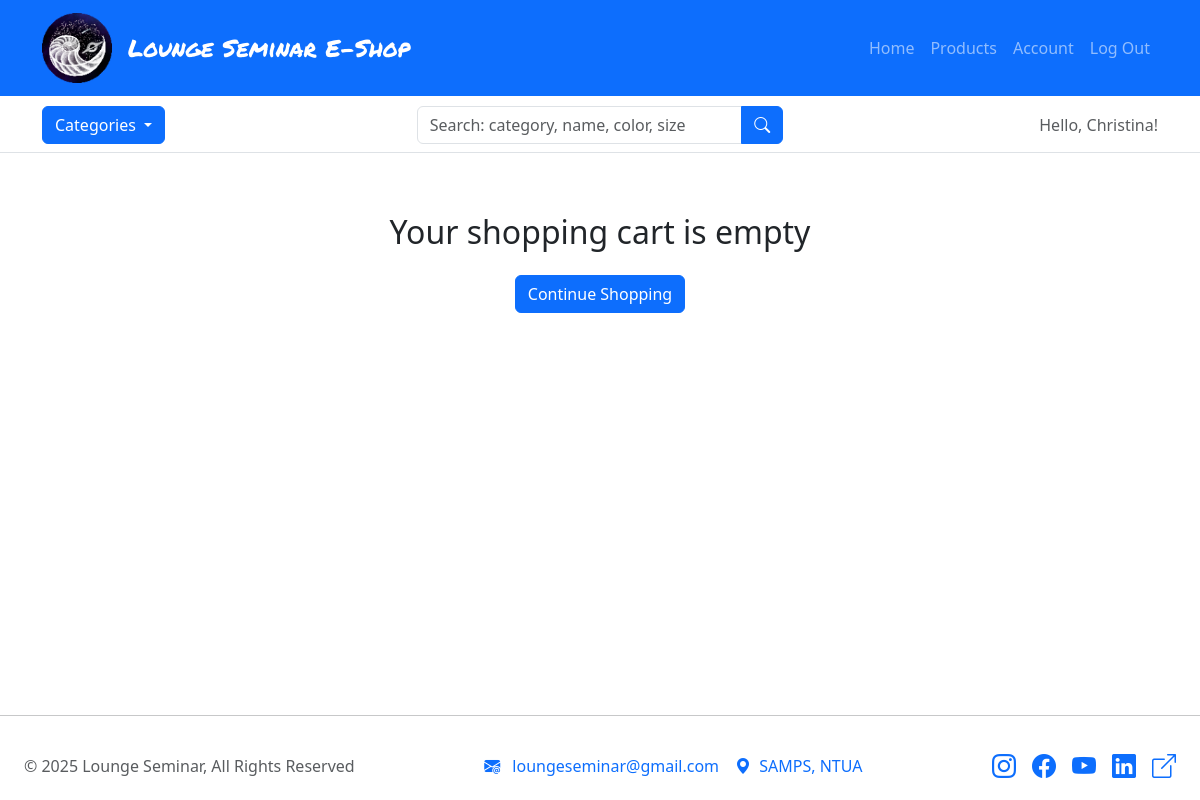
Page /cart/cart/ (signed in) on the earlier database version.
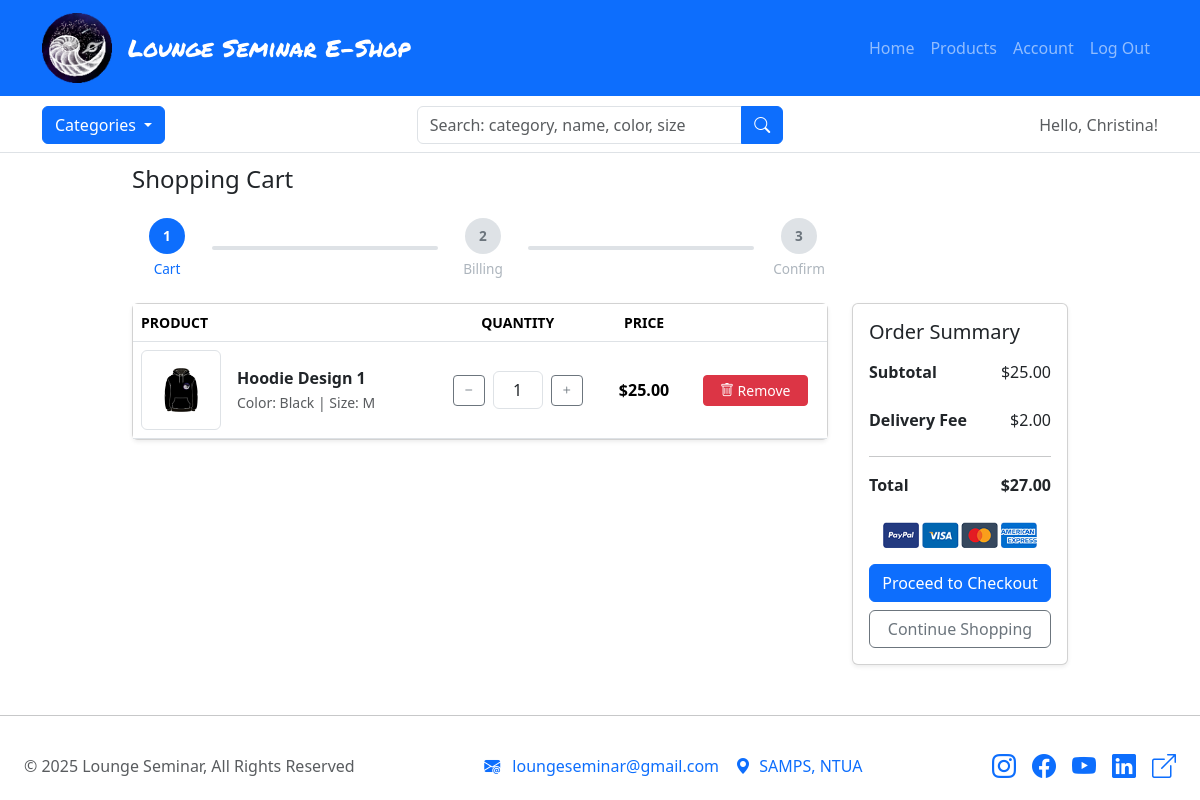
Same page on the later database version.
### carts/models.py (models this page shows, shortened)
class CartItem(models.Model):
    user = models.ForeignKey('auth.User', on_delete=models.CASCADE, null=True)
    product = models.ForeignKey(ProductSizeVariant, on_delete=models.CASCADE, null=True)
    cart = models.ForeignKey(Cart, on_delete=models.CASCADE, null=True)
    quantity = models.PositiveIntegerField(default=1)
    is_active = models.BooleanField(default=True)
    def sub_total(self):
        return self.product.color_variant.product.price * self.quantity

### products/models.py (models this page shows, shortened)
class ProductSizeVariant(models.Model):
    color_variant = models.ForeignKey(
        ProductColorVariant,
        on_delete=models.CASCADE,
        related_name="sizes"
    )
    size = models.ForeignKey(Size, on_delete=models.CASCADE)
    inventory = models.PositiveIntegerField(default=0)
    class Meta:
        unique_together = ('color_variant', 'size')

class ProductColorVariant(models.Model):
    product = models.ForeignKey(Product, on_delete=models.CASCADE, related_name="colors")
    color = models.ForeignKey(Color, on_delete=models.CASCADE)
    front_image = models.ImageField(upload_to='products/', blank=True, null=True, validators=[validate_image])
    back_image = models.ImageField(upload_to='products/', blank=True, null=True, validators=[validate_image])
    class Meta:
        unique_together = ('product', 'color')

class Product(models.Model):
    product_name = models.CharField(max_length=50)
    slug = models.SlugField(max_length=200, unique=True, blank=True)
    category = models.ForeignKey(Category, on_delete=models.CASCADE)
    sub_category = models.ForeignKey(
        Category,
        on_delete=models.SET_NULL,
        related_name='subcategory',
        null=True,
        blank=True
    )
    price = models.DecimalField(max_digits=8, decimal_places=2, null=True)
    description = models.TextField(max_length=500, blank=True)
    def get_url(self):
        return reverse('products:product_detail', args=[self.category.slug, self.slug])

class Color(models.Model):
    color = models.CharField(max_length=30)
    def __str__(self):
        return self.color

class Size(models.Model):
    size = models.CharField(max_length=4)
    def __str__(self):
        return self.size

### carts/views.py (the view)
# urls.py: path('cart/', views.cart, name='cart'),
@login_required(login_url='loginreg:loginreg')
def cart(request, total=0, quantity=0, cart_items=None):
    grand_total = 0
    delivery_tax = 2
    try:
        cart = cart = get_cart(request)
        cart_items = CartItem.objects.filter(cart=cart, is_active=True)
        for cart_item in cart_items:
            total += (cart_item.product.color_variant.product.price * cart_item.quantity)
            quantity += cart_item.quantity
        grand_total = total + delivery_tax
    except Cart.DoesNotExist:
        cart_items = []
        total = 0
        quantity = 0
        pass
    context = {
        'total': total,
        'delivery_tax': delivery_tax,
        'grand_total': grand_total,
        'quantity': quantity,
        'cart_items': cart_items,
        'show_secondary_header': True,
    }
    return render(request, 'carts/cart.html', context)

### carts/views.py (called while the page is built)
def get_cart(request):
    if request.user.is_authenticated:
        cart, created = Cart.objects.get_or_create(user=request.user)
    else:
        session_key = request.session.session_key
        if not session_key:
            request.session.create()
            session_key = request.session.session_key
        cart, created = Cart.objects.get_or_create(session_key=session_key)
    return cart

### categories/context_processors.py (called while the page is built)
def menu_links(request):
    links = Category.objects.filter(parent__isnull=True)
    return dict(links=links)

### categories/models.py (called while the page is built)
    def get_url(self):
        return reverse('products:products_by_category', args=[self.slug])

### carts/templates/carts/cart.html
{% extends 'layout.html' %}
{% load static %}
{% block body %}
<div id="cart-page">
    <div class="container">
        {% if not cart_items %}
            <div class="text-center py-5">
                <h2>Your shopping cart is empty</h2>
                <a href="{% url 'products:products' %}" class="btn btn-primary mt-3">
                    Continue Shopping
                </a>
            </div>
        {% else %}
            <h1 class="fs-4 mb-4">Shopping Cart</h1>
            <div class="col-lg-9">
                {% include "carts/checkout_progress.html" with step=1 %}
            </div>
            <div class="row g-4">
                <aside class="col-lg-9">
                    <div class="card shadow-sm">
                        <div class="card-body p-0">
                            <div class="table-responsive">
                                <table class="table table-shopping-cart align-middle mb-0">
                                    <thead class="text-muted">
                                        <tr class="small text-uppercase text-center">
                                            <th class="text-start">Product</th>
                                            <th>Quantity</th>
                                            <th>Price</th>
                                            <th></th>
                                        </tr>
                                    </thead>
                                    <tbody>
                                        {% for cart_item in cart_items %}
                                        <tr>
                                            <td>
                                                <div class="d-flex align-items-center gap-3">
                                                    <img src="{{ cart_item.product.color_variant.front_image.url }}"
                                                         class="img-thumbnail"
                                                         width="80"
                                                         alt="{{ cart_item.product.color_variant.product.product_name }}">
                                                    <div>
                                                        <a href="{{ cart_item.product.color_variant.product.get_url }}"
                                                           class="fw-semibold text-dark d-block">
                                                            {{ cart_item.product.color_variant.product.product_name }}
                                                        </a>
                                                        <small class="text-muted">
                                                            Color: {{ cart_item.product.color_variant.color }} |
                                                            Size: {{ cart_item.product.size }}
                                                        </small>
                                                    </div>
                                                </div>
                                            </td>
                                            <td class="text-center">
                                                <div class="d-flex justify-content-center align-items-center gap-2 flex-wrap">
                                                    <a href="{% url 'carts:remove_cart' cart_item.product.id %}"
                                                       class="btn btn-outline-secondary btn-sm">
                                                        <i class="bi bi-dash"></i>
                                                    </a>
                                                    <input type="text"
                                                           class="form-control text-center"
                                                           value="{{ cart_item.quantity }}"
                                                           readonly
                                                           style="width: 50px;">
                                                    <a href="{% url 'carts:add_cart' cart_item.product.id %}"
                                                       class="btn btn-outline-secondary btn-sm">
                                                        <i class="bi bi-plus"></i>
                                                    </a>
                                                </div>
                                            </td>
                                            <td class="text-center fw-bold">
                                                ${{ cart_item.sub_total }}
                                            </td>
                                            <td class="text-center">
                                                <a href="{% url 'carts:remove_cart_item' cart_item.product.id %}"
                                                   class="btn btn-danger btn-sm px-3">
                                                    <i class="bi bi-trash"></i> Remove
                                                </a>
                                            </td>
                                        </tr>
                                        {% endfor %}
                                    </tbody>
                                </table>
                            </div>
                        </div>
                    </div>
                </aside>
                <aside class="col-lg-3">
                    <div class="card shadow-sm">
                        <div class="card-body">
                            <h5 class="mb-3">Order Summary</h5>
                            <dl class="d-flex justify-content-between">
                                <dt>Subtotal</dt>
                                <dd>${{ total }}</dd>
                            </dl>
                            <dl class="d-flex justify-content-between">
                                <dt>Delivery Fee</dt>
                                <dd>${{ delivery_tax }}.00</dd>
                            </dl>
                            <hr>
                            <dl class="d-flex justify-content-between fw-bold">
                                <dt>Total</dt>
                                <dd>${{ grand_total }}</dd>
                            </dl>
                            <div class="text-center my-3">
                                <img src="{% static 'images/payments.png' %}" height="26">
                            </div>
                            <div class="d-flex flex-column gap-2">
                                <a href="{% url 'carts:checkout' %}" class="btn btn-primary w-100">
                                    Proceed to Checkout
                                </a>
                                <a href="{% url 'products:products' %}" class="btn btn-outline-secondary w-100">
                                    Continue Shopping
                                </a>
                            </div>
                        </div>
                    </div>
                </aside>
            </div>
        {% endif %}
    </div>
</div>
{% endblock %}

Differences in the rows shown:
added CartItem: product.color_variant.front_image (picture), product.color_variant.product.product_name "Hoodie Design 1", product.color_variant.color "Black", product.size "M", quantity "1", sub_total "25.00"
Other differences:
{{ total }}: (not shown) → "25.00"
{{ delivery_tax }}: (not shown) → "2"
{{ grand_total }}: (not shown) → "27.00"
text no longer shown: "Your shopping cart is empty"
text now shown: "Shopping Cart 1 Cart 2 Billing 3 Confirm PRODUCT QUANTITY PRICE Order Summary Subtotal $ Delivery Fee $ .00 Total $ Proceed to Checkout"
